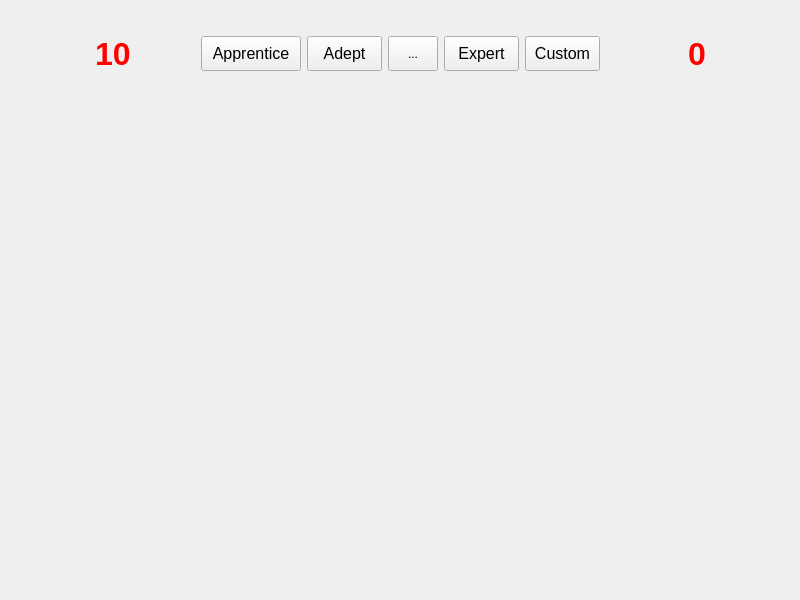
<?xml version="1.0" encoding="UTF-8"?>
<ui version="4.0">
 <class>Widget</class>
 <widget class="QWidget" name="Widget">
  <property name="geometry">
   <rect>
    <x>0</x>
    <y>0</y>
    <width>800</width>
    <height>600</height>
   </rect>
  </property>
  <property name="windowTitle">
   <string>MineSweeper</string>
  </property>
  <property name="windowIcon">
   <iconset resource="../res.qrc">
    <normaloff>:/res/flag.png</normaloff>:/res/flag.png</iconset>
  </property>
  <layout class="QVBoxLayout" name="verticalLayout_2">
   <property name="leftMargin">
    <number>0</number>
   </property>
   <property name="rightMargin">
    <number>0</number>
   </property>
   <property name="bottomMargin">
    <number>0</number>
   </property>
   <item>
    <widget class="QScrollArea" name="mainScrollArea">
     <property name="frameShape">
      <enum>QFrame::NoFrame</enum>
     </property>
     <property name="frameShadow">
      <enum>QFrame::Plain</enum>
     </property>
     <property name="widgetResizable">
      <bool>true</bool>
     </property>
     <widget class="QWidget" name="scrollAreaWidgetContents">
      <property name="geometry">
       <rect>
        <x>0</x>
        <y>0</y>
        <width>800</width>
        <height>591</height>
       </rect>
      </property>
      <layout class="QVBoxLayout" name="verticalLayout">
       <item>
        <widget class="QWidget" name="topBarWidget" native="true">
         <property name="sizePolicy">
          <sizepolicy hsizetype="Fixed" vsizetype="Fixed">
           <horstretch>0</horstretch>
           <verstretch>0</verstretch>
          </sizepolicy>
         </property>
         <property name="maximumSize">
          <size>
           <width>4800</width>
           <height>80</height>
          </size>
         </property>
         <layout class="QHBoxLayout" name="horizontalLayout_2">
          <item>
           <spacer name="horizontalSpacer">
            <property name="orientation">
             <enum>Qt::Horizontal</enum>
            </property>
            <property name="sizeHint" stdset="0">
             <size>
              <width>40</width>
              <height>20</height>
             </size>
            </property>
           </spacer>
          </item>
          <item>
           <widget class="QLabel" name="flagNumLabel">
            <property name="minimumSize">
             <size>
              <width>100</width>
              <height>50</height>
             </size>
            </property>
            <property name="maximumSize">
             <size>
              <width>200</width>
              <height>50</height>
             </size>
            </property>
            <property name="font">
             <font>
              <pointsize>24</pointsize>
              <bold>true</bold>
             </font>
            </property>
            <property name="styleSheet">
             <string notr="true">color: rgb(255, 0, 0);</string>
            </property>
            <property name="text">
             <string>10</string>
            </property>
            <property name="alignment">
             <set>Qt::AlignLeading|Qt::AlignLeft|Qt::AlignVCenter</set>
            </property>
           </widget>
          </item>
          <item>
           <widget class="QPushButton" name="btn_apprentice">
            <property name="minimumSize">
             <size>
              <width>100</width>
              <height>35</height>
             </size>
            </property>
            <property name="maximumSize">
             <size>
              <width>100</width>
              <height>35</height>
             </size>
            </property>
            <property name="font">
             <font>
              <pointsize>12</pointsize>
             </font>
            </property>
            <property name="text">
             <string>Apprentice</string>
            </property>
           </widget>
          </item>
          <item>
           <widget class="QPushButton" name="btn_adept">
            <property name="minimumSize">
             <size>
              <width>75</width>
              <height>35</height>
             </size>
            </property>
            <property name="maximumSize">
             <size>
              <width>75</width>
              <height>35</height>
             </size>
            </property>
            <property name="font">
             <font>
              <pointsize>12</pointsize>
             </font>
            </property>
            <property name="text">
             <string>Adept</string>
            </property>
           </widget>
          </item>
          <item>
           <widget class="QToolButton" name="btn_Restart">
            <property name="minimumSize">
             <size>
              <width>50</width>
              <height>35</height>
             </size>
            </property>
            <property name="maximumSize">
             <size>
              <width>50</width>
              <height>35</height>
             </size>
            </property>
            <property name="text">
             <string>...</string>
            </property>
            <property name="icon">
             <iconset resource="../res.qrc">
              <normaloff>:/res/star.png</normaloff>:/res/star.png</iconset>
            </property>
            <property name="iconSize">
             <size>
              <width>100</width>
              <height>100</height>
             </size>
            </property>
           </widget>
          </item>
          <item>
           <widget class="QPushButton" name="btn_expert">
            <property name="minimumSize">
             <size>
              <width>75</width>
              <height>35</height>
             </size>
            </property>
            <property name="maximumSize">
             <size>
              <width>75</width>
              <height>35</height>
             </size>
            </property>
            <property name="font">
             <font>
              <pointsize>12</pointsize>
             </font>
            </property>
            <property name="text">
             <string>Expert</string>
            </property>
           </widget>
          </item>
          <item>
           <widget class="QPushButton" name="btn_custom">
            <property name="minimumSize">
             <size>
              <width>75</width>
              <height>35</height>
             </size>
            </property>
            <property name="maximumSize">
             <size>
              <width>75</width>
              <height>35</height>
             </size>
            </property>
            <property name="font">
             <font>
              <pointsize>12</pointsize>
             </font>
            </property>
            <property name="text">
             <string>Custom</string>
            </property>
           </widget>
          </item>
          <item>
           <widget class="QLabel" name="clockLabel">
            <property name="minimumSize">
             <size>
              <width>100</width>
              <height>50</height>
             </size>
            </property>
            <property name="maximumSize">
             <size>
              <width>200</width>
              <height>50</height>
             </size>
            </property>
            <property name="font">
             <font>
              <pointsize>24</pointsize>
              <bold>true</bold>
             </font>
            </property>
            <property name="styleSheet">
             <string notr="true">color: rgb(255, 0, 0);</string>
            </property>
            <property name="frameShape">
             <enum>QFrame::NoFrame</enum>
            </property>
            <property name="text">
             <string>0</string>
            </property>
            <property name="textFormat">
             <enum>Qt::AutoText</enum>
            </property>
            <property name="alignment">
             <set>Qt::AlignRight|Qt::AlignTrailing|Qt::AlignVCenter</set>
            </property>
           </widget>
          </item>
          <item>
           <spacer name="horizontalSpacer_2">
            <property name="orientation">
             <enum>Qt::Horizontal</enum>
            </property>
            <property name="sizeHint" stdset="0">
             <size>
              <width>40</width>
              <height>20</height>
             </size>
            </property>
           </spacer>
          </item>
         </layout>
        </widget>
       </item>
       <item alignment="Qt::AlignHCenter">
        <widget class="QWidget" name="fieldWidget" native="true">
         <property name="maximumSize">
          <size>
           <width>1000</width>
           <height>1000</height>
          </size>
         </property>
         <property name="autoFillBackground">
          <bool>false</bool>
         </property>
        </widget>
       </item>
       <item>
        <spacer name="verticalSpacer">
         <property name="orientation">
          <enum>Qt::Vertical</enum>
         </property>
         <property name="sizeHint" stdset="0">
          <size>
           <width>20</width>
           <height>40</height>
          </size>
         </property>
        </spacer>
       </item>
      </layout>
     </widget>
    </widget>
   </item>
  </layout>
 </widget>
 <resources>
  <include location="../res.qrc"/>
 </resources>
 <connections/>
</ui>
